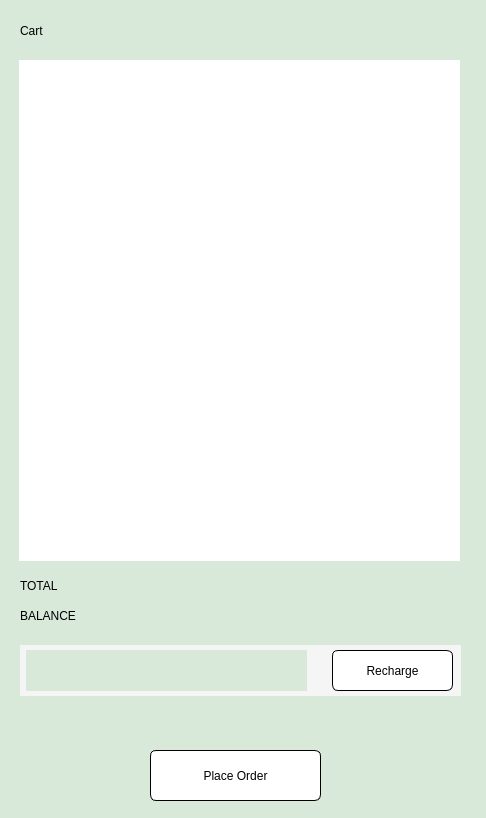
<?xml version="1.0" encoding="UTF-8"?>
<ui version="4.0">
 <class>CheckOut</class>
 <widget class="QDialog" name="CheckOut">
  <property name="geometry">
   <rect>
    <x>0</x>
    <y>0</y>
    <width>486</width>
    <height>818</height>
   </rect>
  </property>
  <property name="windowTitle">
   <string>Dialog</string>
  </property>
  <property name="styleSheet">
   <string notr="true">background-color:rgb(216, 232, 217);</string>
  </property>
  <widget class="QLabel" name="label">
   <property name="geometry">
    <rect>
     <x>20</x>
     <y>20</y>
     <width>111</width>
     <height>21</height>
    </rect>
   </property>
   <property name="styleSheet">
    <string notr="true">font: 700 26pt &quot;Helvica&quot;;
color:black;</string>
   </property>
   <property name="text">
    <string>Cart</string>
   </property>
  </widget>
  <widget class="QLabel" name="label_2">
   <property name="geometry">
    <rect>
     <x>20</x>
     <y>565</y>
     <width>121</width>
     <height>41</height>
    </rect>
   </property>
   <property name="styleSheet">
    <string notr="true">font: 700 19pt &quot;Helvica&quot;;
color:black;

</string>
   </property>
   <property name="text">
    <string>TOTAL</string>
   </property>
  </widget>
  <widget class="QLabel" name="total_label">
   <property name="geometry">
    <rect>
     <x>240</x>
     <y>565</y>
     <width>221</width>
     <height>41</height>
    </rect>
   </property>
   <property name="styleSheet">
    <string notr="true">font: 19pt &quot;Helvica&quot;;
color:black;

</string>
   </property>
   <property name="text">
    <string/>
   </property>
   <property name="alignment">
    <set>Qt::AlignRight|Qt::AlignTrailing|Qt::AlignVCenter</set>
   </property>
  </widget>
  <widget class="QLabel" name="label_4">
   <property name="geometry">
    <rect>
     <x>20</x>
     <y>595</y>
     <width>121</width>
     <height>41</height>
    </rect>
   </property>
   <property name="styleSheet">
    <string notr="true">font: 700 19pt &quot;Helvica&quot;;
color:black;
</string>
   </property>
   <property name="text">
    <string>BALANCE</string>
   </property>
  </widget>
  <widget class="QLabel" name="balance_label">
   <property name="geometry">
    <rect>
     <x>240</x>
     <y>595</y>
     <width>221</width>
     <height>41</height>
    </rect>
   </property>
   <property name="styleSheet">
    <string notr="true">font: 19pt &quot;Helvica&quot;;
color:black;
</string>
   </property>
   <property name="text">
    <string/>
   </property>
   <property name="alignment">
    <set>Qt::AlignRight|Qt::AlignTrailing|Qt::AlignVCenter</set>
   </property>
  </widget>
  <widget class="QScrollArea" name="items_in_cart">
   <property name="geometry">
    <rect>
     <x>19</x>
     <y>60</y>
     <width>441</width>
     <height>501</height>
    </rect>
   </property>
   <property name="styleSheet">
    <string notr="true">background-color:white;
border:0px;</string>
   </property>
   <property name="widgetResizable">
    <bool>true</bool>
   </property>
   <widget class="QWidget" name="checkout_scrollarea">
    <property name="geometry">
     <rect>
      <x>0</x>
      <y>0</y>
      <width>441</width>
      <height>501</height>
     </rect>
    </property>
   </widget>
  </widget>
  <widget class="QPushButton" name="recharge_button">
   <property name="geometry">
    <rect>
     <x>332</x>
     <y>650</y>
     <width>121</width>
     <height>41</height>
    </rect>
   </property>
   <property name="cursor">
    <cursorShape>ClosedHandCursor</cursorShape>
   </property>
   <property name="styleSheet">
    <string notr="true">background-color:white;
border-radius:6px;
border:1px solid black;
color:black;
font: 700 15pt &quot;helvica&quot;;

</string>
   </property>
   <property name="text">
    <string>Recharge</string>
   </property>
  </widget>
  <widget class="QPushButton" name="place_order_button">
   <property name="geometry">
    <rect>
     <x>150</x>
     <y>750</y>
     <width>171</width>
     <height>51</height>
    </rect>
   </property>
   <property name="cursor">
    <cursorShape>ClosedHandCursor</cursorShape>
   </property>
   <property name="styleSheet">
    <string notr="true">color:black;
border-radius:6px;
font: 700 16pt &quot;helvica&quot;;
background-color:white;
border:1px solid black;</string>
   </property>
   <property name="text">
    <string>Place Order</string>
   </property>
  </widget>
  <widget class="QLineEdit" name="recharge_amount">
   <property name="geometry">
    <rect>
     <x>26</x>
     <y>650</y>
     <width>281</width>
     <height>41</height>
    </rect>
   </property>
   <property name="styleSheet">
    <string notr="true">color:black;
border:0px;
font: 14pt &quot;Arial&quot;;
</string>
   </property>
   <property name="text">
    <string/>
   </property>
  </widget>
  <widget class="QLabel" name="label_3">
   <property name="geometry">
    <rect>
     <x>20</x>
     <y>645</y>
     <width>441</width>
     <height>51</height>
    </rect>
   </property>
   <property name="styleSheet">
    <string notr="true">background-color: rgb(245, 245, 245)</string>
   </property>
   <property name="text">
    <string/>
   </property>
  </widget>
  <widget class="QLabel" name="message_label">
   <property name="geometry">
    <rect>
     <x>20</x>
     <y>705</y>
     <width>441</width>
     <height>31</height>
    </rect>
   </property>
   <property name="styleSheet">
    <string notr="true">font: 16pt &quot;Helvica&quot;;
color:black;</string>
   </property>
   <property name="text">
    <string/>
   </property>
  </widget>
  <zorder>label_3</zorder>
  <zorder>recharge_amount</zorder>
  <zorder>label</zorder>
  <zorder>label_2</zorder>
  <zorder>total_label</zorder>
  <zorder>label_4</zorder>
  <zorder>balance_label</zorder>
  <zorder>items_in_cart</zorder>
  <zorder>recharge_button</zorder>
  <zorder>place_order_button</zorder>
  <zorder>message_label</zorder>
 </widget>
 <resources/>
 <connections/>
</ui>
